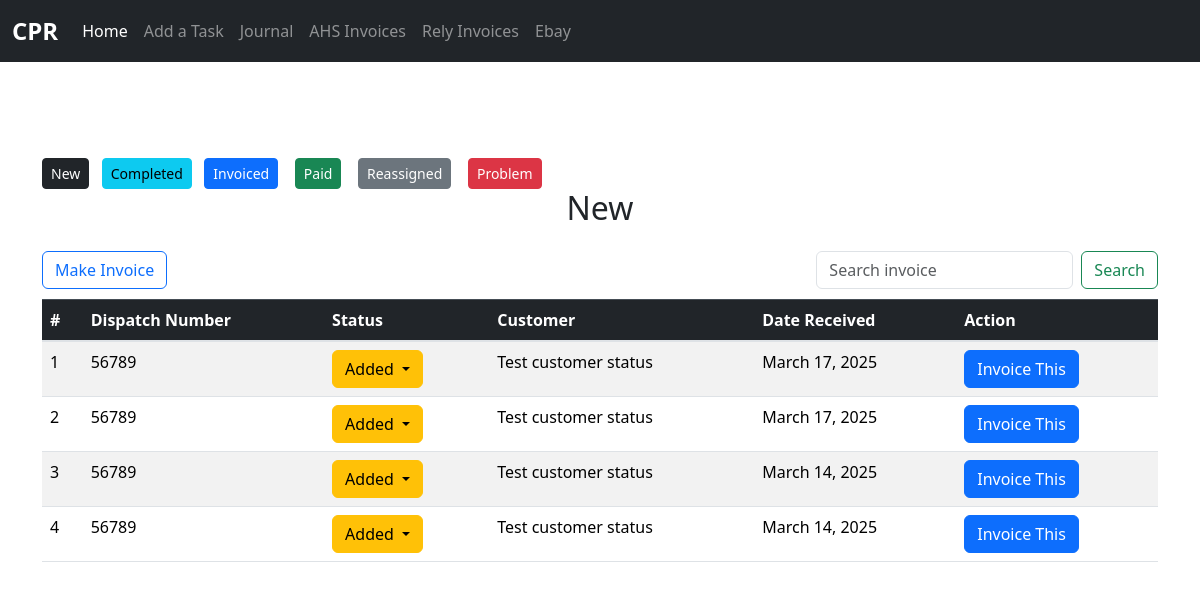
Before: /rely/rely_invoice with the older database file.
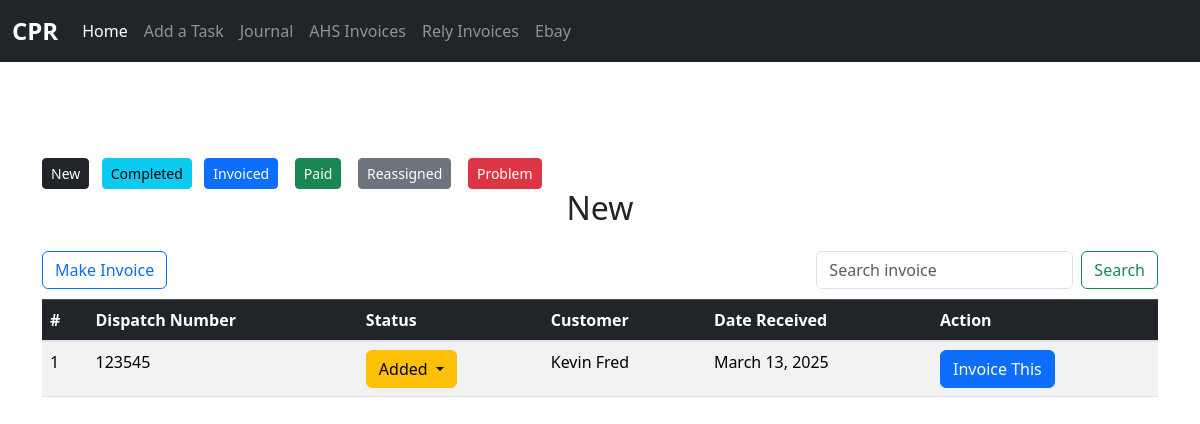
After: the same page with the newer database file.
### rely_invoice/models.py (models this page shows, shortened)
class RelyInvoice(models.Model):
	dispatch_number = models.CharField(max_length=50, blank=True, null=True)
	status = models.ForeignKey(Status, null=True, blank=True, on_delete=models.SET_NULL)
	customer = models.CharField(max_length=50, blank=True, null=True)
	date_received = models.DateField(default=timezone.now)  # Date the invoice was received
	date_invoiced = models.DateField(default=timezone.now)  # Date the invoice was invoiced
	note = models.TextField(blank=False, null=False)
	amount = models.DecimalField(max_digits=20, decimal_places=2, blank=True, null=True)

class Status(models.Model):
	name = models.CharField(max_length=50, blank=True, null=False)

### rely_invoice/views.py (the view)
# urls.py: path('rely_invoice', views.rely_invoice, name="rely_invoice"),
def rely_invoice(request):
    all_invoice = RelyInvoice.objects.all().order_by('-id')
    all_statuses = Status.objects.all()
    pst_tz = pytz.timezone("America/Los_Angeles")
    now_pst = now().astimezone(pst_tz)
    print(now_pst, flush=True)
    search_results = None
    if request.method == "POST":
        inv_data = request.POST.get('inv_data', '').strip()
        messages.success(request, f"You searched {inv_data}")
        if inv_data:
            search_results = RelyInvoice.objects.filter(dispatch_number__icontains=inv_data) | \
                             RelyInvoice.objects.filter(customer__icontains=inv_data)
    context = {
        "all_invoice": all_invoice,
        "all_statuses": all_statuses,
        'search_results':search_results
    }
    return render(request, 'rely_inv.html', context)

### rely_invoice/templates/rely_inv.html (shortened to what this page needs)
{% extends 'base.html' %}
{% block content %}
	<div class="container mt-5">
        {% include 'rely_nav.html' %}
		<h2 style="text-align: center;" class="mb-4">New</h2>
	    	<div class="table-responsive">
	    		<form style="float:right;" method="POST" class="form-inline my-2 my-lg-0">
				    <input name="inv_data" class="form-control mr-sm-2" type="search" placeholder="Search invoice" aria-label="Search">
				    <button class="btn btn-outline-success my-2 my-sm-0" type="submit">Search</button>
				</form>
                <a style="float:left;" href="{% url 'make_invoice' %}" class="btn btn-outline-primary">Make Invoice</a>
				<br><br>
                <table class="table table-striped">
                    <thead class="table-dark">
                        <tr>
                            <th>#</th>
                            <th>Dispatch Number</th>
                            <th>Status</th>
                            <th>Customer</th>
                            <th>Date Received</th>
                            <th>Action</th>
                        </tr>
                    </thead>
                    <tbody>
                        {% if search_results is None %}
                            {% for invoice in all_invoice %}
                            <tr>
                                <td>{{ forloop.counter }}</td>
                                <td>{{ invoice.dispatch_number }}</td>
                                <td>
                				    <div class="dropdown">
                				        <button class="btn btn-warning dropdown-toggle" data-bs-toggle="dropdown">
                				            {{ invoice.status.name }}
                				        </button>
                				    </div>
                				</td>
                                <td>{{ invoice.customer }}</td>
                                <td>{{ invoice.date_received }}</td>
                                <td><a class="btn btn-primary" href="{% url 'update_r_invoice' invoice.id %}">Invoice This</a></td>
                            </tr>
                            {% empty %}
                            <tr>
                                <td colspan="6" class="text-center">No invoices available.</td>
                            </tr>
                            {% endfor %}
                        {% endif %}
                    </tbody>
                </table>
	    	</div>
	</div>
{% endblock %}

### task_app/templates/base.html (shortened to what this page needs)
<!doctype html>
<html lang="en">
  <head>
    <link rel="stylesheet" href="https://cdn.jsdelivr.net/npm/bootstrap@4.4.1/dist/css/bootstrap.min.css">
    <link href="https://cdn.jsdelivr.net/npm/bootstrap@5.3.2/dist/css/bootstrap.min.css" rel="stylesheet">
  </head>
  <body>
    {% include 'navbar.html' %}</br>
    <div class="container-fluid py-4">
      {% block content %}
      {% endblock %}
    </div>
  </body>
</html>

### task_app/templates/navbar.html (shortened to what this page needs)
    <nav class="navbar navbar-expand-lg navbar-dark bg-dark">
        <div class="container-fluid">
            <a class="navbar-brand" href="{% url 'index' %}">CPR</a>
            <div class="collapse navbar-collapse" id="navbarNav">
                <ul class="navbar-nav">
                    <li class="nav-item">
                        <a class="nav-link active" href="{% url 'index' %}">Home</a>
                    </li>
                    <li class="nav-item">
                        <a class="nav-link" href="{% url 'belle_task' %}">Add a Task</a>
                    </li>
                    <li class="nav-item">
                        <a class="nav-link" href="{% url 'journal' %}">Journal</a>
                    </li>
                    <li class="nav-item">
                        <a class="nav-link" href="{% url 'invoices' %}">AHS Invoices</a>
                    </li>
                    <li class="nav-item">
                        <a class="nav-link" href="{% url 'rely_invoice' %}">Rely Invoices</a>
                    </li>
                    <li class="nav-item">
                        <a class="nav-link" href="{% url 'ebay' %}">Ebay</a>
                    </li>
                </ul>
            </div>
        </div>
    </nav>

### rely_invoice/templates/rely_nav.html (shortened to what this page needs)
<a class="btn btn-dark btn-sm" href="{% url 'rely_invoice' %}">New</a>&nbsp;&nbsp;
<a class="btn btn-info btn-sm" href="{% url 'rely_invoice_completed' %}">Completed</a>&nbsp;&nbsp;
<a class="btn btn-primary btn-sm" href="{% url 'rely_invoice_processed' %}">Invoiced</a>
<a class="btn btn-success btn-sm" href="{% url 'rely_invoice_paid' %}">Paid</a>
<a class="btn btn-secondary btn-sm" href="{% url 'rely_invoice_reassign' %}">Reassigned</a>
<a class="btn btn-danger btn-sm" href="{% url 'rely_invoice_problem' %}">Problem</a></br>

### task_app/templates/base.html (style rules this page uses)
.navbar-brand { font-size: 1.5rem; font-weight: bold; }

Changed rows visible on the page:
removed RelyInvoice: dispatch_number "56789", status.name "Added", customer "Test customer status", date_received "March 17, 2025"
removed RelyInvoice: dispatch_number "56789", status.name "Added", customer "Test customer status", date_received "March 17, 2025"
removed RelyInvoice: dispatch_number "56789", status.name "Added", customer "Test customer status", date_received "March 14, 2025"
removed RelyInvoice: dispatch_number "56789", status.name "Added", customer "Test customer status", date_received "March 14, 2025"
added RelyInvoice: dispatch_number "123545", status.name "Added", customer "Kevin Fred", date_received "March 13, 2025"
